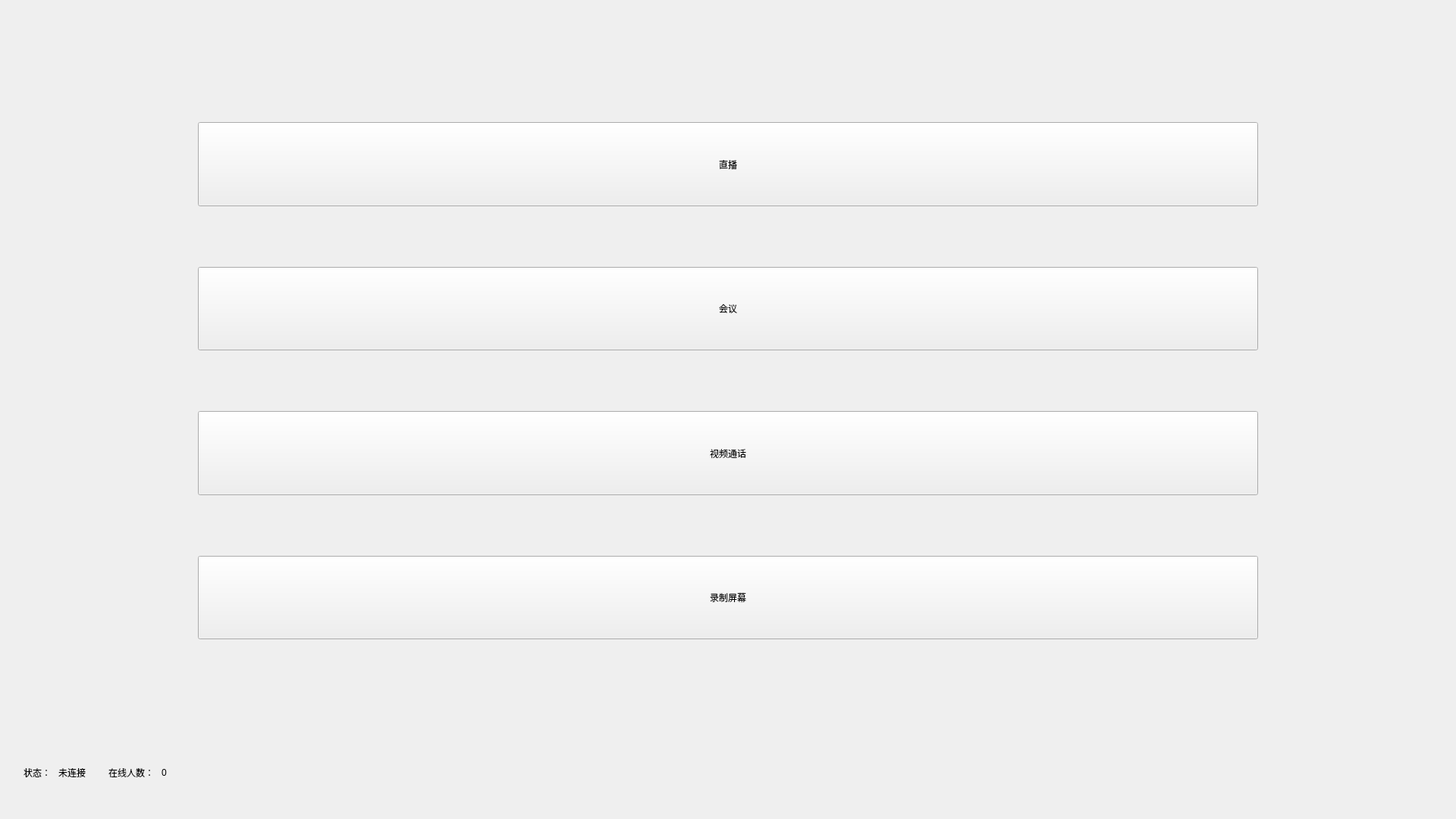
<?xml version="1.0" encoding="UTF-8"?>
<ui version="4.0">
 <class>HomePage</class>
 <widget class="QWidget" name="HomePage">
  <property name="windowModality">
   <enum>Qt::ApplicationModal</enum>
  </property>
  <property name="geometry">
   <rect>
    <x>0</x>
    <y>0</y>
    <width>1920</width>
    <height>1080</height>
   </rect>
  </property>
  <property name="windowTitle">
   <string>珊瑚动听</string>
  </property>
  <property name="unifiedTitleAndToolBarOnMac" stdset="0">
   <bool>false</bool>
  </property>
  <layout class="QGridLayout" name="gridLayout">
   <item row="0" column="0">
    <layout class="QVBoxLayout" name="verticalLayout">
     <property name="spacing">
      <number>80</number>
     </property>
     <property name="leftMargin">
      <number>250</number>
     </property>
     <property name="topMargin">
      <number>150</number>
     </property>
     <property name="rightMargin">
      <number>250</number>
     </property>
     <property name="bottomMargin">
      <number>150</number>
     </property>
     <item>
      <widget class="QPushButton" name="live_stream_btn">
       <property name="sizePolicy">
        <sizepolicy hsizetype="Minimum" vsizetype="Preferred">
         <horstretch>0</horstretch>
         <verstretch>0</verstretch>
        </sizepolicy>
       </property>
       <property name="text">
        <string>直播</string>
       </property>
      </widget>
     </item>
     <item>
      <widget class="QPushButton" name="meet_room_btn">
       <property name="sizePolicy">
        <sizepolicy hsizetype="Minimum" vsizetype="Preferred">
         <horstretch>0</horstretch>
         <verstretch>0</verstretch>
        </sizepolicy>
       </property>
       <property name="text">
        <string>会议</string>
       </property>
      </widget>
     </item>
     <item>
      <widget class="QPushButton" name="video_call_btn">
       <property name="sizePolicy">
        <sizepolicy hsizetype="Minimum" vsizetype="Preferred">
         <horstretch>0</horstretch>
         <verstretch>0</verstretch>
        </sizepolicy>
       </property>
       <property name="text">
        <string>视频通话</string>
       </property>
      </widget>
     </item>
     <item>
      <widget class="QPushButton" name="record_screen_btn">
       <property name="sizePolicy">
        <sizepolicy hsizetype="Minimum" vsizetype="Preferred">
         <horstretch>0</horstretch>
         <verstretch>0</verstretch>
        </sizepolicy>
       </property>
       <property name="text">
        <string>录制屏幕</string>
       </property>
      </widget>
     </item>
    </layout>
   </item>
   <item row="1" column="0">
    <layout class="QHBoxLayout" name="horizontalLayout_3">
     <property name="spacing">
      <number>10</number>
     </property>
     <property name="leftMargin">
      <number>20</number>
     </property>
     <property name="topMargin">
      <number>10</number>
     </property>
     <property name="rightMargin">
      <number>20</number>
     </property>
     <property name="bottomMargin">
      <number>40</number>
     </property>
     <item>
      <widget class="QLabel" name="label_4">
       <property name="sizePolicy">
        <sizepolicy hsizetype="Fixed" vsizetype="Fixed">
         <horstretch>0</horstretch>
         <verstretch>0</verstretch>
        </sizepolicy>
       </property>
       <property name="text">
        <string>状态：</string>
       </property>
      </widget>
     </item>
     <item>
      <widget class="QLabel" name="conn_state_label">
       <property name="sizePolicy">
        <sizepolicy hsizetype="Minimum" vsizetype="Fixed">
         <horstretch>0</horstretch>
         <verstretch>0</verstretch>
        </sizepolicy>
       </property>
       <property name="text">
        <string>未连接</string>
       </property>
      </widget>
     </item>
     <item>
      <spacer name="horizontalSpacer_2">
       <property name="orientation">
        <enum>Qt::Horizontal</enum>
       </property>
       <property name="sizeType">
        <enum>QSizePolicy::Fixed</enum>
       </property>
       <property name="sizeHint" stdset="0">
        <size>
         <width>20</width>
         <height>20</height>
        </size>
       </property>
      </spacer>
     </item>
     <item>
      <widget class="QLabel" name="label_2">
       <property name="sizePolicy">
        <sizepolicy hsizetype="Fixed" vsizetype="Fixed">
         <horstretch>0</horstretch>
         <verstretch>0</verstretch>
        </sizepolicy>
       </property>
       <property name="text">
        <string>在线人数：</string>
       </property>
      </widget>
     </item>
     <item>
      <widget class="QLabel" name="online_num_label">
       <property name="sizePolicy">
        <sizepolicy hsizetype="Minimum" vsizetype="Fixed">
         <horstretch>0</horstretch>
         <verstretch>0</verstretch>
        </sizepolicy>
       </property>
       <property name="text">
        <string>0</string>
       </property>
      </widget>
     </item>
     <item>
      <spacer name="horizontalSpacer">
       <property name="orientation">
        <enum>Qt::Horizontal</enum>
       </property>
       <property name="sizeHint" stdset="0">
        <size>
         <width>40</width>
         <height>20</height>
        </size>
       </property>
      </spacer>
     </item>
    </layout>
   </item>
  </layout>
 </widget>
 <resources/>
 <connections/>
</ui>
